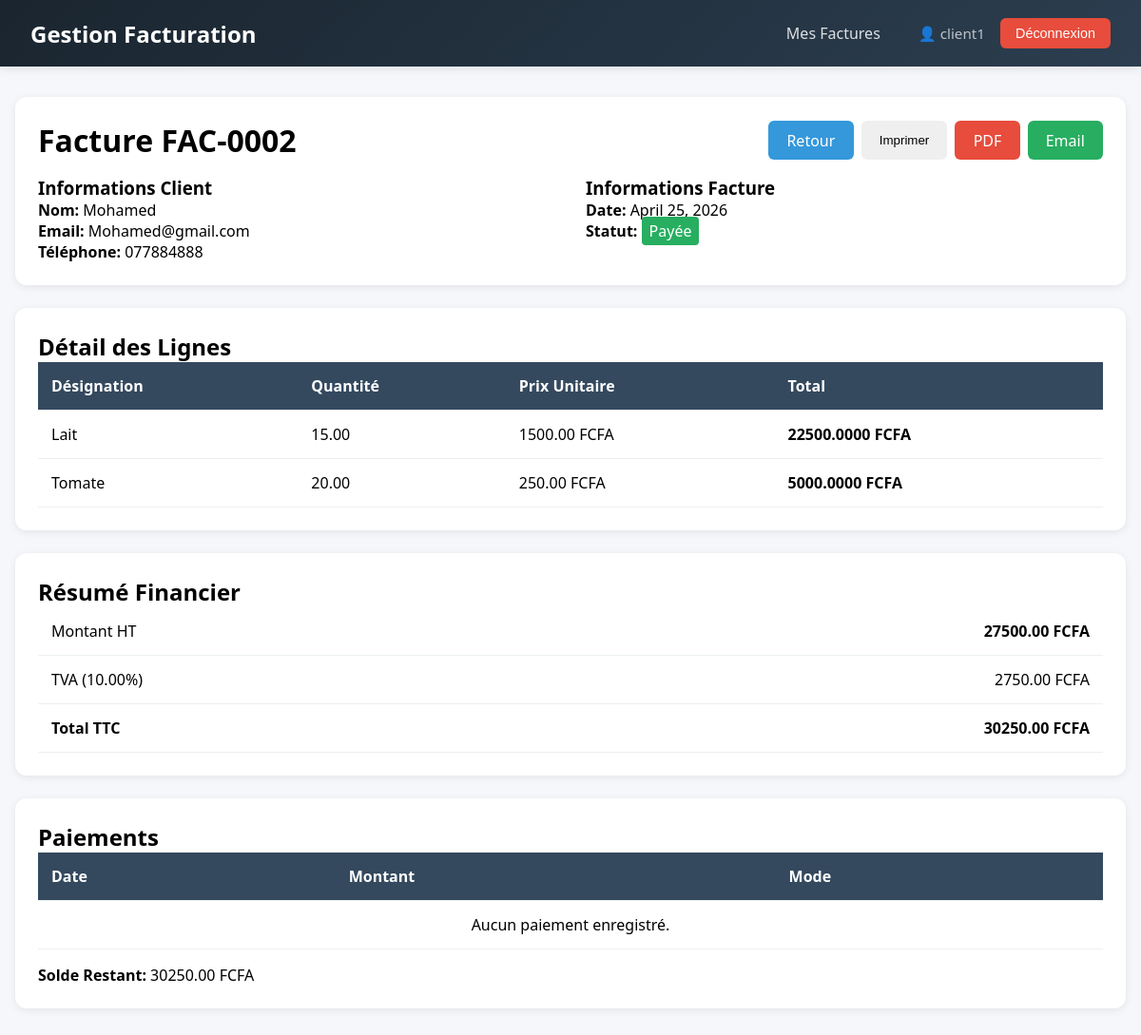
Page /factures/2/ (signed in) on the earlier database version.
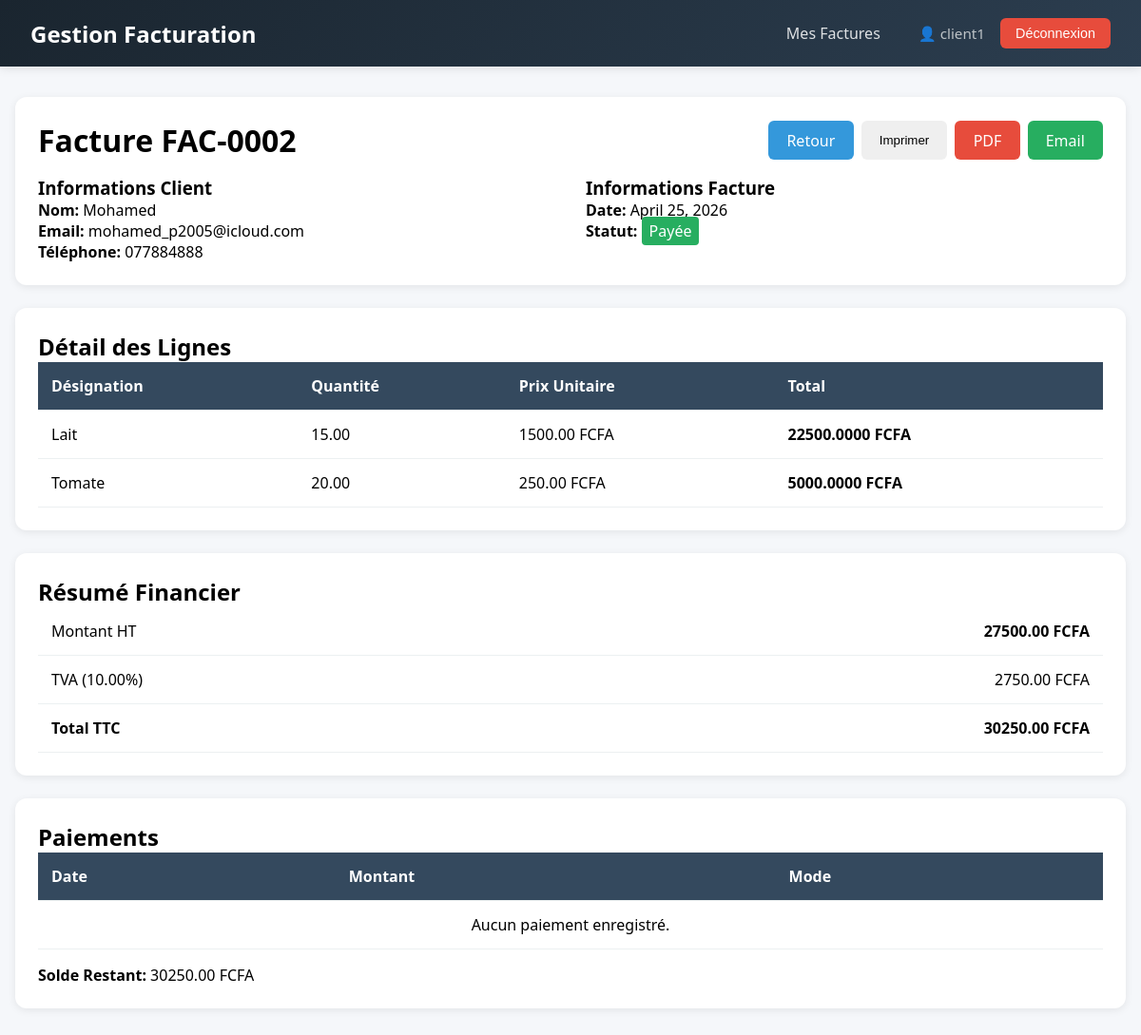
Same page on the later database version.
### factures/models.py (models this page shows, shortened)
class Facture(models.Model):
    STATUTS = [
        ('brouillon', 'Brouillon'),
        ('envoyee',   'Envoyée'),
        ('payee',     'Payée'),
    ]
    client        = models.ForeignKey(Client, on_delete=models.CASCADE)
    date          = models.DateField()
    statut        = models.CharField(max_length=20, choices=STATUTS, default='brouillon')
    montant_ht    = models.DecimalField(max_digits=12, decimal_places=2, default=0)
    taux_tva      = models.DecimalField(max_digits=5,  decimal_places=2, default=18)
    montant_tva   = models.DecimalField(max_digits=12, decimal_places=2, default=0)
    montant_total = models.DecimalField(max_digits=12, decimal_places=2, default=0)
    created_at    = models.DateTimeField(auto_now_add=True)
    updated_at    = models.DateTimeField(auto_now=True)
    @property
    def solde_restant(self):
        total_paye = sum(p.montant for p in self.paiement_set.all())
        return self.montant_total - total_paye
    class Meta:
        ordering = ('-date',)

### clients/models.py (models this page shows, shortened)
class Client(models.Model):
    nom        = models.CharField(max_length=200)
    email      = models.EmailField(unique=True)
    telephone  = models.CharField(max_length=20, blank=True)
    adresse    = models.TextField(blank=True)
    created_at = models.DateTimeField(auto_now_add=True)
    updated_at = models.DateTimeField(auto_now=True)
    class Meta:
        ordering = ('-created_at',)

### factures/views.py (the view)
# urls.py: path('<int:pk>/',           views.facture_detail, name='facture_detail'),
@login_required
def facture_detail(request, pk):
    facture = get_object_or_404(Facture, pk=pk)
    return render(request, 'factures/facture_detail.html', {'facture': facture})

### factures/models.py (called while the page is built)
    @property
    def total(self):
        if self.quantite is None or self.prix_unit is None:
            return 0
        return self.quantite * self.prix_unit

### templates/factures/facture_detail.html (shortened to what this page needs)
{% extends 'base.html' %}
{% block content %}
<div class="card">
    <div style="display: flex; justify-content: space-between; align-items: center; margin-bottom: 1rem;">
        <h1>Facture FAC-{{ facture.pk|stringformat:"04d" }}</h1>
        <div style="display: flex; gap: 0.5rem;">
            <a href="{% url 'facture_list' %}" class="btn btn-primary">Retour</a>
            <button onclick="window.print()" class="btn btn-info">
                Imprimer
            </button>
            <a href="{% url 'facture_pdf' facture.pk %}" class="btn btn-danger">
                PDF
            </a>
            <a href="{% url 'facture_email' facture.pk %}" class="btn btn-success">
                Email
            </a>
        </div>
    </div>
    <div style="display: grid; grid-template-columns: repeat(2, 1fr); gap: 2rem;">
        <div>
            <h3>Informations Client</h3>
            <p><strong>Nom:</strong> {{ facture.client.nom }}</p>
            <p><strong>Email:</strong> {{ facture.client.email }}</p>
            <p><strong>Téléphone:</strong> {{ facture.client.telephone|default:"-" }}</p>
        </div>
        <div>
            <h3>Informations Facture</h3>
            <p><strong>Date:</strong> {{ facture.date }}</p>
            <p><strong>Statut:</strong>
                <span style="padding: 0.25rem 0.5rem; border-radius: 4px;
                    {% if facture.statut == 'payee' %}background: #27ae60; color: white;
                    {% elif facture.statut == 'envoyee' %}background: #3498db; color: white;
                    {% else %}background: #95a5a6; color: white;{% endif %}">
                    {{ facture.get_statut_display }}
                </span>
            </p>
        </div>
    </div>
</div>
<div class="card">
    <h2>Détail des Lignes</h2>
    <table>
        <thead>
            <tr>
                <th>Désignation</th>
                <th>Quantité</th>
                <th>Prix Unitaire</th>
                <th>Total</th>
            </tr>
        </thead>
        <tbody>
            {% for ligne in facture.lignefacture_set.all %}
            <tr>
                <td>{{ ligne.designation }}</td>
                <td>{{ ligne.quantite }}</td>
                <td>{{ ligne.prix_unit }} FCFA</td>
                <td><strong>{{ ligne.total }} FCFA</strong></td>
            </tr>
            {% empty %}
            <tr>
                <td colspan="4" style="text-align: center;">Aucune ligne de facture.</td>
            </tr>
            {% endfor %}
        </tbody>
    </table>
</div>
<div class="card">
    <h2>Résumé Financier</h2>
    <table>
        <tr>
            <td>Montant HT</td>
            <td style="text-align: right;"><strong>{{ facture.montant_ht }} FCFA</strong></td>
        </tr>
        <tr>
            <td>TVA ({{ facture.taux_tva }}%)</td>
            <td style="text-align: right;">{{ facture.montant_tva }} FCFA</td>
        </tr>
        <tr>
            <td><strong>Total TTC</strong></td>
            <td style="text-align: right;"><strong>{{ facture.montant_total }} FCFA</strong></td>
        </tr>
    </table>
</div>
<div class="card">
    <h2>Paiements</h2>
    <table>
        <thead>
            <tr>
                <th>Date</th>
                <th>Montant</th>
                <th>Mode</th>
            </tr>
        </thead>
        <tbody>
            {% for paiement in facture.paiement_set.all %}
            <tr>
                <td>{{ paiement.date }}</td>
                <td>{{ paiement.montant }} FCFA</td>
                <td>{{ paiement.get_mode_display }}</td>
            </tr>
            {% empty %}
            <tr>
                <td colspan="3" style="text-align: center;">Aucun paiement enregistré.</td>
            </tr>
            {% endfor %}
        </tbody>
    </table>
    <p style="margin-top: 1rem;"><strong>Solde Restant:</strong> {{ facture.solde_restant }} FCFA</p>
</div>
{% endblock %}

Differences in the rows shown:
changed through a linked row, Facture "Payée": client.email "Mohamed@gmail.com" → "mohamed_p2005@icloud.com"
